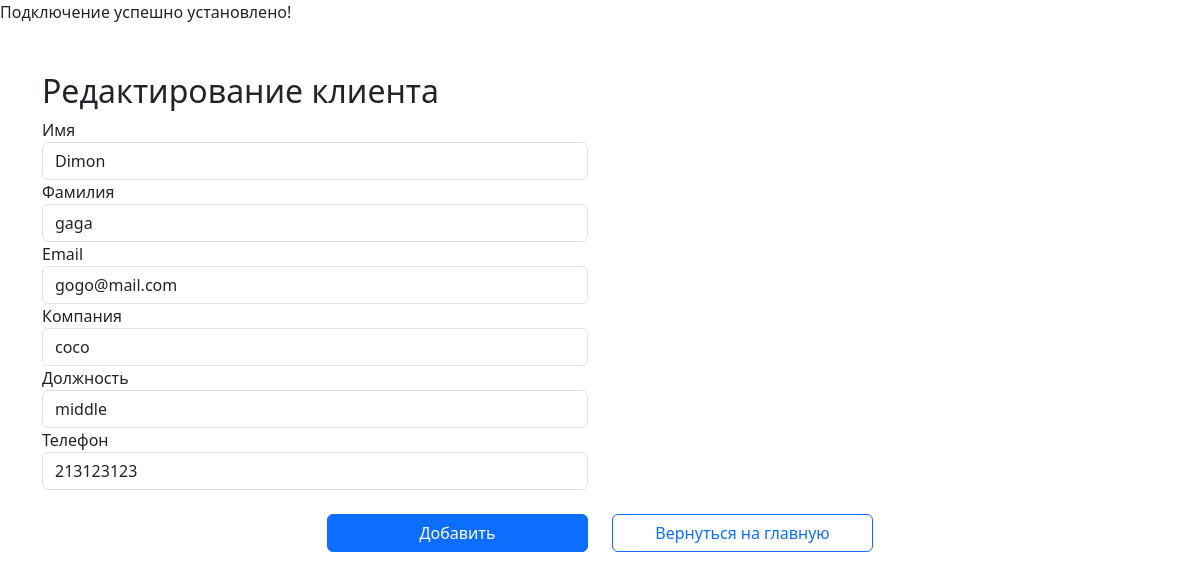
The page /pages/edit.php?id=1 on the database its author committed.
### tables this page shows
CREATE TABLE `client` (
  `id` int NOT NULL AUTO_INCREMENT,
  `first_name` varchar(50) NOT NULL,
  `last_name` varchar(50) NOT NULL,
  `email` varchar(100) NOT NULL,
  `company_name` varchar(100) DEFAULT NULL,
  `position` varchar(100) DEFAULT NULL,
  `phone_1` varchar(20) DEFAULT NULL,
  `phone_2` varchar(20) DEFAULT NULL,
  `phone_3` varchar(20) DEFAULT NULL,
  PRIMARY KEY (`id`)
);

### ConnectToDb/Database.php (called while the page is built, shortened)
<?php
class Database {
    private $conn;
    public function __construct($servername, $username, $password, $dbname) {
        $this->servername = $servername;
        $this->username = $username;
        $this->password = $password;
        $this->dbname = $dbname;
        $this->conn = new mysqli($this->servername, $this->username, $this->password, $this->dbname);
    }
    public function query($sql) {
        $result = mysqli_query($this->conn, $sql);
        return $result;
    }
}
?>

### pages/edit.php (the view, shortened to what this page needs)
<?php
include "C:/xampp/htdocs/regProj/ConnectToDb/Database.php";
$database = new \dbProject\ConnectToDb\Database("localhost", "endliar", "0611", "example");
$name = "";
$email = "";
$last_name = "";
$company = "";
$position = "";
$phone_1 = "";
if ($_SERVER['REQUEST_METHOD'] == 'GET') {
    $id = $_GET["id"];
    $result = $database->query("SELECT * FROM Client WHERE id='$id'");
    $row = $result->fetch_assoc();
    $name = $row["first_name"];
    $email = $row["email"];
    $last_name = $row["last_name"];
    $company = $row["company_name"];
    $position = $row["position"];
    $phone_1 = $row["phone_1"];
}
?>
<!DOCTYPE html>
<html lang="en">
<head>
    <link href="https://cdn.jsdelivr.net/npm/bootstrap@5.3.0/dist/css/bootstrap.min.css" rel="stylesheet">
</head>
<body>
<div class="container my-5">
    <h2>Редактирование клиента</h2>
    <form method="post">
        <div class="row md-3">
            <label for="col-sm-3 col-form-label">Имя</label>
            <div class="col-sm-6">
                <input type="text" class="form-control" name = "name" value = "<?php echo $name; ?>">
            </div>
        </div>
        <div class="row md-3">
            <label for="col-sm-3 col-form-label">Фамилия</label>
            <div class="col-sm-6">
                <input type="text" class="form-control" name = "last_name" value = "<?php echo $last_name; ?>">
            </div>
        </div>
        <div class="row md-3">
            <label for="col-sm-3 col-form-label">Email</label>
            <div class="col-sm-6">
                <input type="text" class="form-control" name = "email" value = "<?php echo $email; ?>">
            </div>
        </div>
        <div class="row md-3">
            <label for="col-sm-3 col-form-label">Компания</label>
            <div class="col-sm-6">
                <input type="text" class="form-control" name = "company" value = "<?php echo $company; ?>">
            </div>
        </div>
        <div class="row md-3">
            <label for="col-sm-3 col-form-label">Должность</label>
            <div class="col-sm-6">
                <input type="text" class="form-control" name = "position" value = "<?php echo $position; ?>">
            </div>
        </div>
        <div class="row md-3">
            <label for="col-sm-3 col-form-label">Телефон</label>
            <div class="col-sm-6">
                <input type="text" class="form-control" name = "phone_1" value = "<?php echo $phone_1; ?>">
            </div>
        </div>
        <br>
        <div class="row mb-3">
            <div class="offset-sm-3 col-sm-3 d-grid">
                <button type="submit" class="btn btn-primary">Добавить</button>
            </div>
            <div class="col-sm-3 d-grid">
                <a class = "btn btn-outline-primary" href="/regProj/frontend/index.php" role="button">Вернуться на главную</a>
            </div>
        </div>
    </form>
</div>
</body>
</html>

### rows shown on the page
client: name "Dimon", last_name "gaga", email "gogo@mail.com", company "coco", position "middle", phone_1 "213123123"
